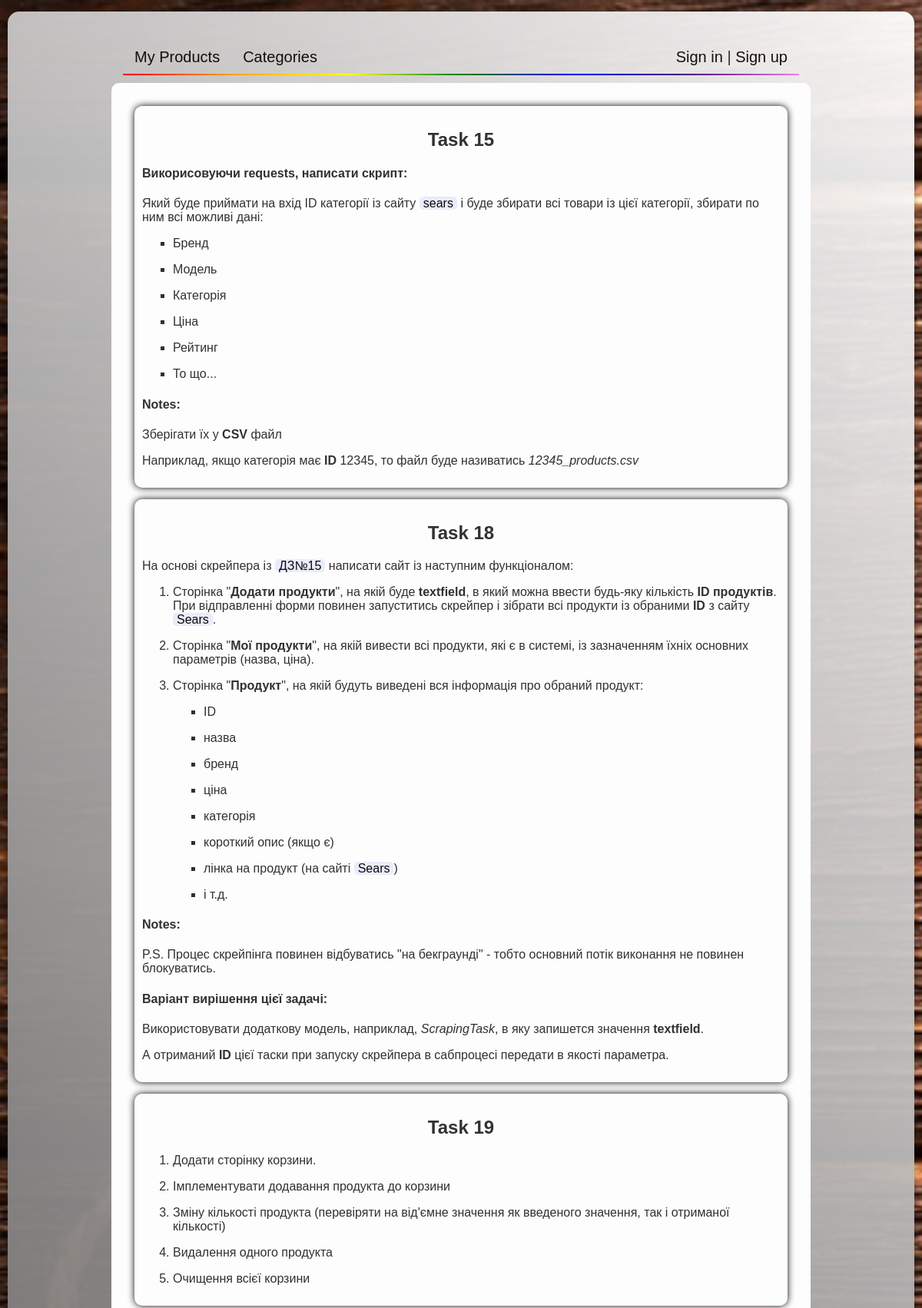
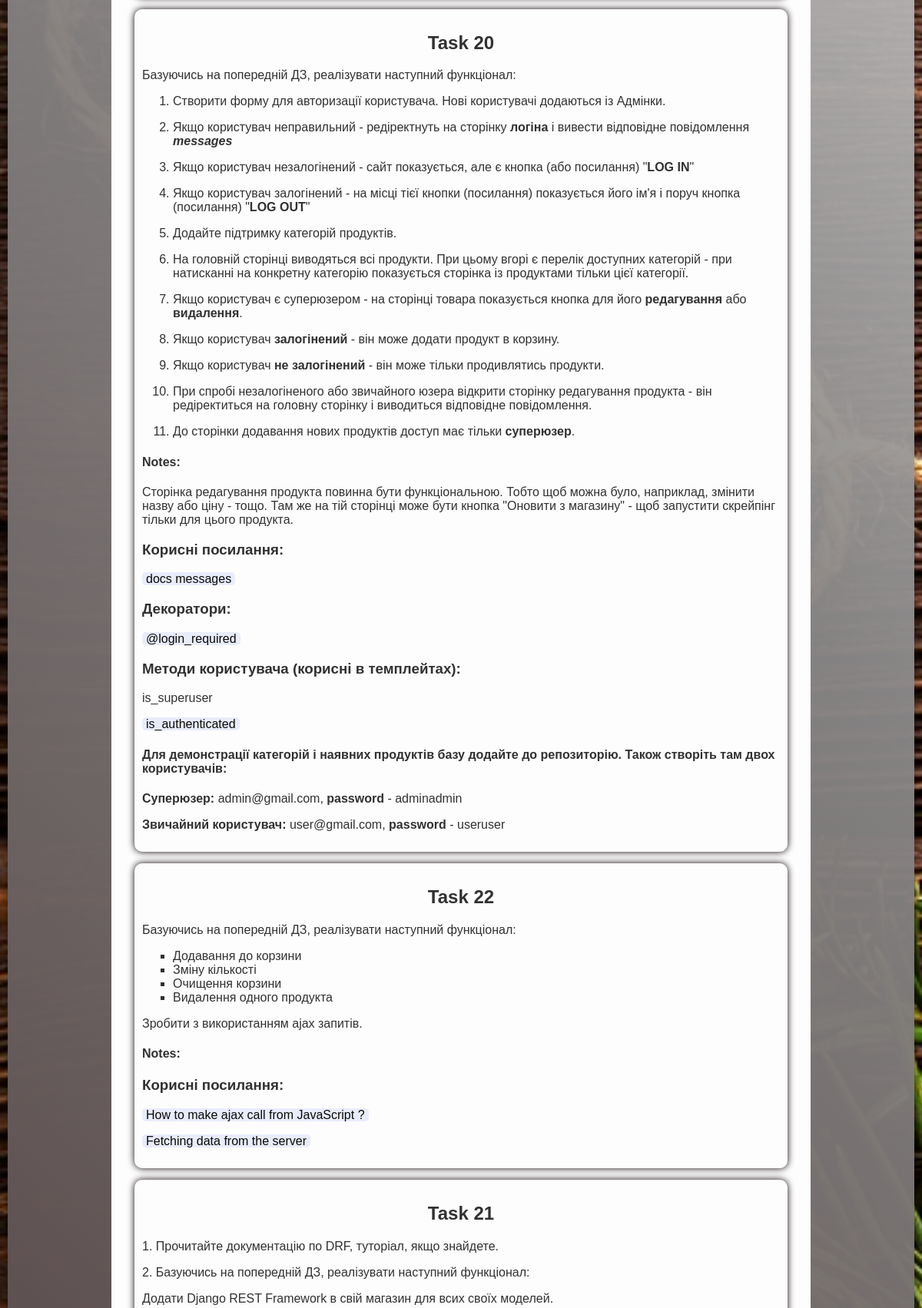
Page /task/ (upper part) on the committed database (2 pictures, top to bottom).
### apps/main/models.py (models this page shows, shortened)
class Task(TimestampMixin, models.Model):
    title = models.CharField(
        _('title'),
        max_length=50
    )
    description = models.TextField(
        _('description'),
    )
    notes = models.TextField(
        _('notes'),
        blank=True,
        null=True
    )
    class Meta:
        db_table = 'task'

### apps/main/views.py (the view)
# urls.py: path('task/', views.TaskListView.as_view(), name='task'),
class TaskListView(ListView):
    model = Task
    template_name = 'main/task.html'
    extra_context = {'title': _('Tasks')}
    context_object_name = 'tasks_list'

### apps/products/models/category.py (called while the page is built)
    def get_absolute_url(self):
        return reverse('products:by_category', kwargs={'cat_slug': self.slug})

### apps/products/templatetags/category_tags.py (called while the page is built)
@register.simple_tag()
def show_categories():
    return (Category.objects
            .annotate(total_products_count=Count('products'))
            .filter(total_products_count__gte=5)
            .order_by('-total_products_count')
            )

### templates/main/task.html
{% extends 'base.html' %}
{% block content %}
    <div class="task">
        {% for task in tasks_list %}
            <div class="task-box">
                <h2 class="task-box-title">{{ task.title }}</h2>
                {{ task.description|safe }}
                {% if task.notes %}
                    <h4>Notes:</h4>
                    {{ task.notes|safe }}
                {% endif %}
            </div>
        {% endfor %}
    </div>
{% endblock %}

### static/main/css/body_styles.css (style rules this page uses)
body { background: url('../images/background-body.jpg') no-repeat fixed; background-size: cover; scroll-behavior: smooth; }

### static/main/css/task_styles.css (style rules this page uses)
.task { width: 80%; padding: 15px; border-radius: 10px; background-color: #fdfdfd; margin-top: 10px; }
.task a { padding: 0 5px; text-decoration: none; color: #0a0a0a; background-color: rgba(33, 66, 234, 0.09); border-radius: 5px; transition: color 0.3s; }
.task-box { margin: 15px; padding: 10px; box-shadow: 0 0 10px #0e0000; border-radius: 10px; }
.task-box ul { list-style-type: square; }
.task-box-title { text-align: center; font-weight: bold; }

### rows in the picture
Task: title "Task 15", description "Викорисовуючи requests, написати скрипт: Який буде приймати на вхід ID категорії із сайту sears і буде збирати всі товари із цієї категорії, збирати по ним всі можливі дані: Бренд Модель Категорія Ціна Рейтинг То що...", notes "Зберігати їх у CSV файл Наприклад, якщо категорія має ID 12345, то файл буде називатись 12345_products.csv"
Task: title "Task 18", description "На основі скрейпера із ДЗ№15 написати сайт із наступним функціоналом: Сторінка \" Додати продукти \", на якій буде textfield , в який можна ввести будь-яку кількість ID продуктів . При відправленні форми повинен запуститись скрейпер і зібрати всі продукти із обраними ID з сайту Sears . Сторінка \" Мої продукти \", на якій вивести всі продукти, які є в системі, із зазначенням їхніх основних параметрів (назва, ціна). Сторінка \" Продукт \", на якій будуть виведені вся інформація про обраний продукт: ID назва бренд ціна категорія короткий опис (якщо є) лінка на продукт (на сайті Sears ) і т.д.", notes "P.S. Процес скрейпінга повинен відбуватись \"на бекграунді\" - тобто основний потік виконання не повинен блокуватись. Варіант вирішення цієї задачі: Використовувати додаткову модель, наприклад, ScrapingTask , в яку запишется значення textfield . А отриманий ID цієї таски при запуску скрейпера в сабпроцесі передати в якості параметра."
Task: title "Task 19", description "Додати сторінку корзини. Імплементувати додавання продукта до корзини Зміну кількості продукта (перевіряти на від'ємне значення як введеного значення, так і отриманої кількості) Видалення одного продукта Очищення всієї корзини"
Task: title "Task 20", description "Базуючись на попередній ДЗ, реалізувати наступний функціонал: Створити форму для авторизації користувача. Нові користувачі додаються із Адмінки. Якщо користувач неправильний - редіректнуть на сторінку логіна і вивести відповідне повідомлення messages Якщо користувач незалогінений - сайт показується, але є кнопка (або посилання) \" LOG IN \" Якщо користувач залогінений - на місці тієї кнопки (посилання) показується його ім'я і поруч кнопка (посилання) \" LOG OUT \" Додайте підтримку категорій продуктів. На головній сторінці виводяться всі продукти. При цьому вгорі є перелік доступних категорій - при натисканні на конкретну категорію показується сторінка із продуктами тільки цієї категорії. Якщо…", notes "Сторінка редагування продукта повинна бути функціональною. Тобто щоб можна було, наприклад, змінити назву або ціну - тощо. Там же на тій сторінці може бути кнопка \"Оновити з магазину\" - щоб запустити скрейпінг тільки для цього продукта. Корисні посилання: docs messages Декоратори: @login_required Методи користувача (корисні в темплейтах): is_superuser is_authenticated Для демонстрації категорій і наявних продуктів базу додайте до репозиторію. Також створіть там двох користувачів: Суперюзер: admin@gmail.com, password - adminadmin Звичайний користувач: user@gmail.com, password - useruser"
Task: title "Task 22", description "Базуючись на попередній ДЗ, реалізувати наступний функціонал: Додавання до корзини Зміну кількості Очищення корзини Видалення одного продукта Зробити з використанням ajax запитів.", notes "Корисні посилання: How to make ajax call from JavaScript ? Fetching data from the server"
Task: title "Task 21", description "1. Прочитайте документацію по DRF, туторіал, якщо знайдете. 2. Базуючись на попередній ДЗ, реалізувати наступний функціонал: Додати Django REST Framework в свій магазин для всих своїх моделей."
